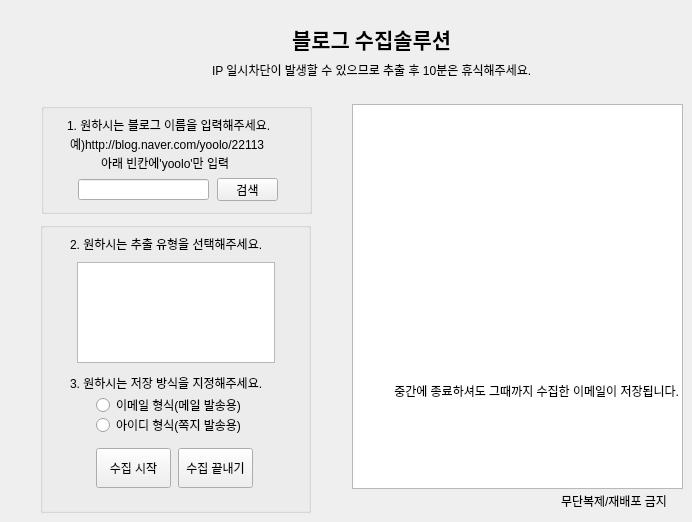
    <widget class="QWidget" name="tab_2">
     <attribute name="title">
      <string>블로그</string>
     </attribute>
     <widget class="QListWidget" name="listWidget2_1">
      <property name="geometry">
       <rect>
        <x>352</x>
        <y>104</y>
        <width>331</width>
        <height>385</height>
       </rect>
      </property>
      <property name="font">
       <font>
        <pointsize>11</pointsize>
       </font>
      </property>
      <item>
       <property name="text">
        <string/>
       </property>
       <property name="font">
        <font>
         <pointsize>9</pointsize>
        </font>
       </property>
       <property name="textAlignment">
        <set>AlignLeading|AlignVCenter</set>
       </property>
      </item>
      <item>
       <property name="text">
        <string/>
       </property>
       <property name="font">
        <font>
         <pointsize>9</pointsize>
        </font>
       </property>
      </item>
      <item>
       <property name="text">
        <string/>
       </property>
       <property name="font">
        <font>
         <pointsize>9</pointsize>
        </font>
       </property>
      </item>
      <item>
       <property name="text">
        <string/>
       </property>
       <property name="font">
        <font>
         <pointsize>12</pointsize>
        </font>
       </property>
      </item>
      <item>
       <property name="text">
        <string/>
       </property>
      </item>
      <item>
       <property name="text">
        <string/>
       </property>
      </item>
      <item>
       <property name="text">
        <string/>
       </property>
       <property name="font">
        <font>
         <pointsize>9</pointsize>
        </font>
       </property>
       <property name="textAlignment">
        <set>AlignCenter</set>
       </property>
      </item>
      <item>
       <property name="text">
        <string/>
       </property>
       <property name="font">
        <font>
         <pointsize>10</pointsize>
        </font>
       </property>
       <property name="textAlignment">
        <set>AlignCenter</set>
       </property>
      </item>
      <item>
       <property name="text">
        <string/>
       </property>
      </item>
      <item>
       <property name="text">
        <string/>
       </property>
       <property name="font">
        <font>
         <pointsize>13</pointsize>
         <weight>75</weight>
         <bold>true</bold>
        </font>
       </property>
       <property name="textAlignment">
        <set>AlignCenter</set>
       </property>
      </item>
      <item>
       <property name="text">
        <string/>
       </property>
       <property name="font">
        <font>
         <pointsize>9</pointsize>
        </font>
       </property>
       <property name="textAlignment">
        <set>AlignCenter</set>
       </property>
      </item>
      <item>
       <property name="text">
        <string/>
       </property>
       <property name="font">
        <font>
         <pointsize>10</pointsize>
         <weight>50</weight>
         <bold>false</bold>
        </font>
       </property>
       <property name="textAlignment">
        <set>AlignCenter</set>
       </property>
      </item>
      <item>
       <property name="text">
        <string/>
       </property>
       <property name="font">
        <font>
         <pointsize>12</pointsize>
         <weight>75</weight>
         <bold>true</bold>
        </font>
       </property>
       <property name="textAlignment">
        <set>AlignCenter</set>
       </property>
      </item>
      <item>
       <property name="text">
        <string/>
       </property>
      </item>
      <item>
       <property name="text">
        <string/>
       </property>
       <property name="font">
        <font>
         <pointsize>12</pointsize>
        </font>
       </property>
      </item>
      <item>
       <property name="text">
        <string/>
       </property>
       <property name="font">
        <font>
         <pointsize>9</pointsize>
        </font>
       </property>
       <property name="textAlignment">
        <set>AlignTrailing|AlignVCenter</set>
       </property>
      </item>
      <item>
       <property name="text">
        <string/>
       </property>
       <property name="font">
        <font>
         <pointsize>9</pointsize>
        </font>
       </property>
       <property name="textAlignment">
        <set>AlignTrailing|AlignVCenter</set>
       </property>
      </item>
      <item>
       <property name="text">
        <string>중간에 종료하셔도 그때까지 수집한 이메일이 저장됩니다.</string>
       </property>
       <property name="font">
        <font>
         <pointsize>9</pointsize>
        </font>
       </property>
       <property name="textAlignment">
        <set>AlignTrailing|AlignVCenter</set>
       </property>
      </item>
     </widget>
     <widget class="QRadioButton" name="radio2_2">
      <property name="geometry">
       <rect>
        <x>96</x>
        <y>417</y>
        <width>161</width>
        <height>16</height>
       </rect>
      </property>
      <property name="text">
       <string>아이디 형식(쪽지 발송용)</string>
      </property>
     </widget>
     <widget class="QRadioButton" name="radio2_1">
      <property name="geometry">
       <rect>
        <x>96</x>
        <y>397</y>
        <width>161</width>
        <height>16</height>
       </rect>
      </property>
      <property name="focusPolicy">
       <enum>Qt::StrongFocus</enum>
      </property>
      <property name="text">
       <string>이메일 형식(메일 발송용)</string>
      </property>
     </widget>
     <widget class="QLabel" name="label_9">
      <property name="geometry">
       <rect>
        <x>67</x>
        <y>117</y>
        <width>221</width>
        <height>16</height>
       </rect>
      </property>
      <property name="text">
       <string>1. 원하시는 블로그 이름을 입력해주세요.</string>
      </property>
     </widget>
     <widget class="QLabel" name="label_15">
      <property name="geometry">
       <rect>
        <x>561</x>
        <y>491</y>
        <width>121</width>
        <height>20</height>
       </rect>
      </property>
      <property name="text">
       <string>무단복제/재배포 금지</string>
      </property>
     </widget>
     <widget class="QPushButton" name="pushButton2_2">
      <property name="geometry">
       <rect>
        <x>96</x>
        <y>448</y>
        <width>75</width>
        <height>40</height>
       </rect>
      </property>
      <property name="text">
       <string>수집 시작</string>
      </property>
     </widget>
     <widget class="QPushButton" name="pushButton2_3">
      <property name="geometry">
       <rect>
        <x>178</x>
        <y>448</y>
        <width>75</width>
        <height>40</height>
       </rect>
      </property>
      <property name="text">
       <string>수집 끝내기</string>
      </property>
     </widget>
     <widget class="QLabel" name="label_21">
      <property name="geometry">
       <rect>
        <x>70</x>
        <y>136</y>
        <width>221</width>
        <height>16</height>
       </rect>
      </property>
      <property name="text">
       <string>예)http://blog.naver.com/yoolo/22113</string>
      </property>
     </widget>
     <widget class="QPushButton" name="pushButton2_1">
      <property name="geometry">
       <rect>
        <x>217</x>
        <y>178</y>
        <width>61</width>
        <height>23</height>
       </rect>
      </property>
      <property name="text">
       <string>검색</string>
      </property>
     </widget>
     <widget class="QLineEdit" name="lineEdit2_1">
      <property name="geometry">
       <rect>
        <x>78</x>
        <y>179</y>
        <width>131</width>
        <height>21</height>
       </rect>
      </property>
     </widget>
     <widget class="QLabel" name="label_22">
      <property name="geometry">
       <rect>
        <x>70</x>
        <y>373</y>
        <width>221</width>
        <height>20</height>
       </rect>
      </property>
      <property name="text">
       <string>3. 원하시는 저장 방식을 지정해주세요.</string>
      </property>
     </widget>
     <widget class="QLabel" name="label_23">
      <property name="geometry">
       <rect>
        <x>101</x>
        <y>155</y>
        <width>151</width>
        <height>16</height>
       </rect>
      </property>
      <property name="text">
       <string>아래 빈칸에'yoolo'만 입력</string>
      </property>
     </widget>
     <widget class="QGroupBox" name="groupBox_5">
      <property name="geometry">
       <rect>
        <x>41</x>
        <y>103</y>
        <width>271</width>
        <height>111</height>
       </rect>
      </property>
      <property name="title">
       <string/>
      </property>
     </widget>
     <widget class="QGroupBox" name="groupBox_6">
      <property name="geometry">
       <rect>
        <x>40</x>
        <y>222</y>
        <width>271</width>
        <height>291</height>
       </rect>
      </property>
      <property name="title">
       <string/>
      </property>
      <widget class="QLabel" name="label_24">
       <property name="geometry">
        <rect>
         <x>30</x>
         <y>12</y>
         <width>221</width>
         <height>20</height>
        </rect>
       </property>
       <property name="text">
        <string>2. 원하시는 추출 유형을 선택해주세요.</string>
       </property>
      </widget>
      <widget class="QListWidget" name="listWidget2_2">
       <property name="geometry">
        <rect>
         <x>37</x>
         <y>40</y>
         <width>198</width>
         <height>101</height>
        </rect>
       </property>
      </widget>
     </widget>
     <widget class="QLabel" name="label_25">
      <property name="geometry">
       <rect>
        <x>212</x>
        <y>60</y>
        <width>361</width>
        <height>20</height>
       </rect>
      </property>
      <property name="text">
       <string>IP 일시차단이 발생할 수 있으므로 추출 후 10분은 휴식해주세요.</string>
      </property>
     </widget>
     <widget class="QLabel" name="label_40">
      <property name="geometry">
       <rect>
        <x>292</x>
        <y>23</y>
        <width>181</width>
        <height>31</height>
       </rect>
      </property>
      <property name="font">
       <font>
        <family>굴림</family>
        <pointsize>16</pointsize>
        <weight>75</weight>
        <bold>true</bold>
       </font>
      </property>
      <property name="text">
       <string>블로그 수집솔루션</string>
      </property>
     </widget>
     <zorder>groupBox_6</zorder>
     <zorder>groupBox_5</zorder>
     <zorder>listWidget2_1</zorder>
     <zorder>radio2_2</zorder>
     <zorder>radio2_1</zorder>
     <zorder>label_9</zorder>
     <zorder>label_15</zorder>
     <zorder>pushButton2_2</zorder>
     <zorder>pushButton2_3</zorder>
     <zorder>label_21</zorder>
     <zorder>pushButton2_1</zorder>
     <zorder>lineEdit2_1</zorder>
     <zorder>label_22</zorder>
     <zorder>label_23</zorder>
     <zorder>label_25</zorder>
     <zorder>label_40</zorder>
    </widget>
